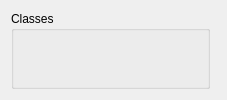
       <widget class="QWidget" name="tab_8">
        <attribute name="title">
         <string>Classes</string>
        </attribute>
        <layout class="QGridLayout" name="gridLayout_23">
         <item row="0" column="0">
          <layout class="QHBoxLayout" name="horizontalLayout_5" stretch="0,1">
           <item>
            <widget class="QGroupBox" name="groupBoxClasses">
             <property name="minimumSize">
              <size>
               <width>0</width>
               <height>0</height>
              </size>
             </property>
             <property name="maximumSize">
              <size>
               <width>16777215</width>
               <height>16777215</height>
              </size>
             </property>
             <property name="title">
              <string>Classes</string>
             </property>
             <layout class="QGridLayout" name="gridLayout_16">
              <item row="0" column="0">
               <widget class="PanelSuperList" name="panelSuperListClasses" native="true">
                <property name="minimumSize">
                 <size>
                  <width>175</width>
                  <height>0</height>
                 </size>
                </property>
                <property name="maximumSize">
                 <size>
                  <width>175</width>
                  <height>16777215</height>
                 </size>
                </property>
               </widget>
              </item>
             </layout>
            </widget>
           </item>
           <item>
            <widget class="PanelDatasClass" name="panelDatasClass" native="true"/>
           </item>
          </layout>
         </item>
        </layout>
       </widget>
